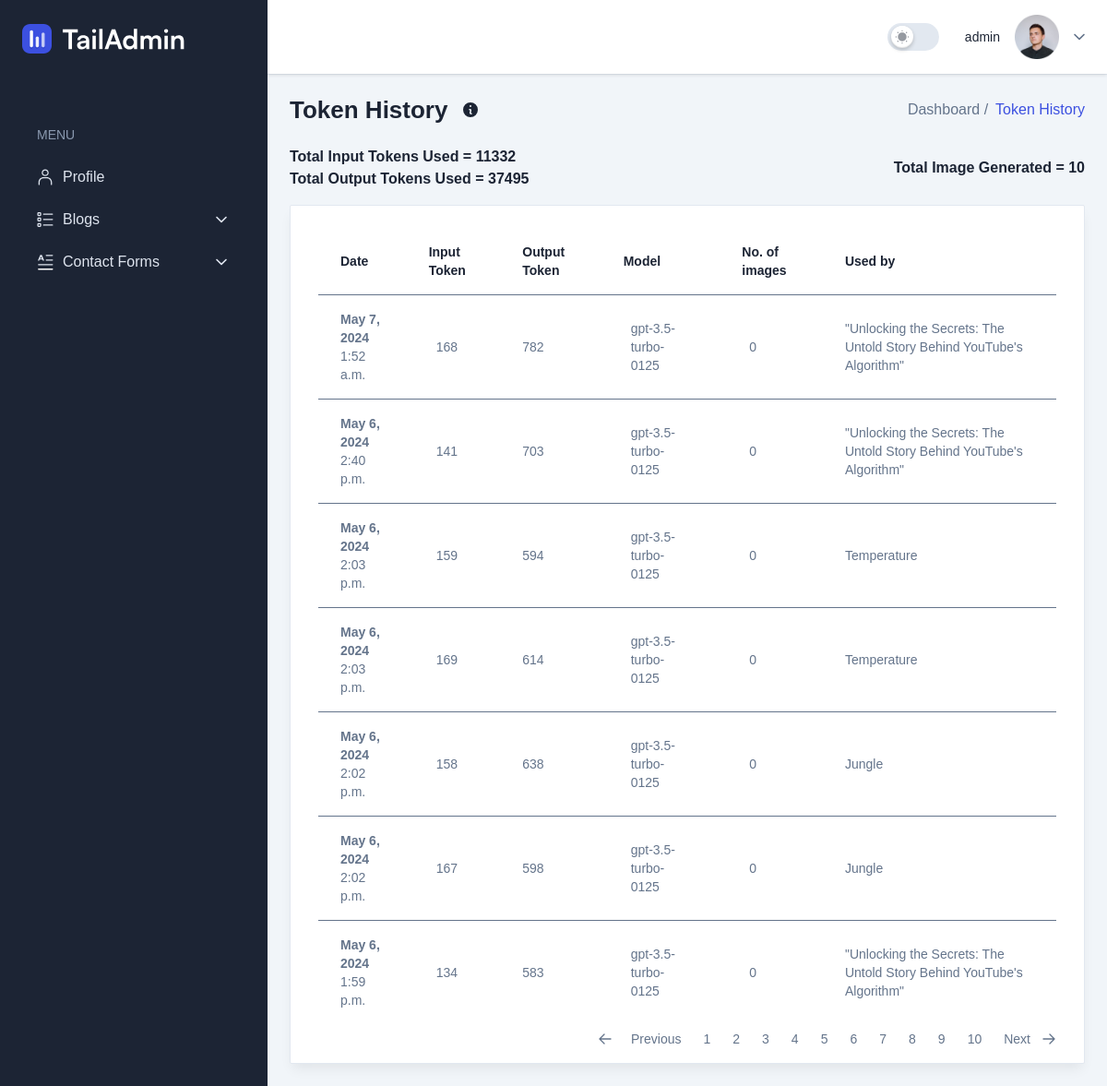
Page /tokenhistory/?page=2 (signed in) on the committed database.
### assistant/models.py (models this page shows, shortened)
class TokenConsumption(BaseModel):
    user = models.ForeignKey(settings.AUTH_USER_MODEL, on_delete=models.CASCADE, related_name='tokens')
    input_token = models.IntegerField(null=True, blank=True) #no of input token used(prompt)
    output_token = models.IntegerField(null=True, blank=True) #no of output token used(response)
    image = models.IntegerField(null = True,blank = True) #no of images generated
    model = models.CharField(max_length=255) #models used
    content_type = models.ForeignKey(ContentType, on_delete=models.CASCADE, null=True, blank = True)
    object_id = models.PositiveIntegerField(null=True, blank = True)
    content_object = GenericForeignKey('content_type', 'object_id')
    date = models.DateTimeField(null=True, blank=True,  auto_now_add=True)
    total_input_token = models.IntegerField(null=True, blank=True,default=0)
    total_output_token = models.IntegerField(null=True, blank=True,default=0)
    total_image = models.IntegerField(null=True, blank=True,default=0)

class History(BaseModel):
    user = models.ForeignKey(settings.AUTH_USER_MODEL,on_delete=models.CASCADE )
    title = models.ForeignKey(BlogSection, on_delete=models.CASCADE, null = True, blank = True)
    slug = models.SlugField(max_length=1000, unique=True, blank=True, null=True)
    prompt = models.CharField(max_length=3000, null=True, blank=True)
    section = CKEditor5Field('section', config_name='extends', null=True, blank=True, default=None)
    body = CKEditor5Field('body', config_name='extends',null = True, blank = True)
    def __str__(self) -> str:
        return self.title.title

class BlogSection(BaseModel):
    user = models.ForeignKey(settings.AUTH_USER_MODEL,on_delete=models.CASCADE )
    title = models.CharField(max_length = 2000, blank = True, null = True)
    slug = models.SlugField(max_length=255, unique=True, blank=True, null=True)

### assistant/views.py (the view)
# urls.py: path('tokenhistory/', views.TokenHistory.as_view(), name='token-history'),
class TokenHistory(LoginRequiredMixin, ListView):
    model = TokenConsumption
    paginate_by = 7 # if pagination is desired
    template_name = "assistant/tokenhistory.html"
    def get_context_data(self, **kwargs):
        context = super().get_context_data(**kwargs)
        token_consumption = TokenConsumption.objects.filter(user=self.request.user).order_by('-created_dt').first()
        if token_consumption:
            latest_total_input_tokens = token_consumption.total_input_token
            latest_total_output_tokens = token_consumption.total_output_token
            latest_total_images = token_consumption.total_image
        else:
            latest_total_input_tokens = None
            latest_total_output_tokens = None
            latest_total_images = None
        context['latest_total_input_tokens'] = latest_total_input_tokens
        context['latest_total_output_tokens'] = latest_total_output_tokens
        context['latest_total_images'] = latest_total_images
        return context
    def get_queryset(self):
        queryset = super(TokenHistory, self).get_queryset()
        queryset = queryset.filter(
           user=self.request.user
        ).order_by('-id')
        return queryset

### assistant/templates/assistant/tokenhistory.html (shortened to what this page needs)
{% extends 'base.html' %}
{% load static %}
{% load humanize assistant_tags %}
{% block breadcrumb%}
<h2 class="text-title-md2 font-bold text-black dark:text-white flex items-center">
  Token History
  &nbsp;
  <div x-data="{ showTooltip: false }">
    <span class="relative cursor-pointer"
          @mouseenter="showTooltip = true"
          @mouseleave="showTooltip = false">
    </span>
</div>
</h2>
  <nav>
    <ol class="flex items-center gap-2">
      <li>
        <a class="font-medium" href="index.html">Dashboard /</a>
      </li>
      <li class="font-medium text-primary">Token History</li>
    </ol>
  </nav>
{% endblock %}
{% block content %}
<div class="flex justify-between items-center mb-4">
  <div>
    <div class="font-semibold text-black  dark:text-white">Total Input Tokens Used =
      <span >{{ latest_total_input_tokens }}</span>
    </div>
    <div class="font-semibold text-black  dark:text-white">Total Output Tokens Used =
      <span>{{ latest_total_output_tokens }}</span>
    </div>
  </div>
  <div>
    <div class="font-semibold text-black  dark:text-white"> Total Image Generated =
      <span>{{latest_total_images}}</span>
    </div>
  </div>
</div>
<div class="overflow-hidden rounded-sm border border-stroke bg-white px-5 pb-2.5 pt-6 shadow-default dark:border-strokedark dark:bg-boxdark sm:px-7.5 xl:pb-1">
  <table class="w-full border-collapse bg-white text-left text-sm text-gray-500 dark:border-strokedark dark:bg-boxdark">
    <thead class="bg-gray-50">
      <tr>
        <th scope="col" class="px-6 py-4 font-bold text-black  dark:text-white">Date</th>
        <th scope="col" class="px-6 py-4 font-bold text-black  dark:text-white">Input Token</th>
        <th scope="col" class="px-6 py-4 font-bold text-black  dark:text-white">Output Token</th>
        <th scope="col" class="px-6 py-4 font-bold text-black  dark:text-white">Model</th>
        <th scope="col" class="px-6 py-4 font-bold text-black  dark:text-white">No. of images</th>
        <th scope="col" class="px-6 py-4 font-bold text-black  dark:text-white">Used by</th>
      </tr>
    </thead>
    <tbody class="divide-y divide-gray-100 border-t border-gray-100">
      {% for token in object_list %}
      <tr class="hover:bg-gray-50">
        <th class="flex gap-3 px-6 py-4 font-normal text-gray-900">
          <div class="text-sm">
            <div class="font-medium text-gray-700"> <strong>{{ token.created_dt | naturalday | title }} </strong></div>
            <div class="text-gray-400">{{ token.created_dt | time:"g:i a" }} </div>
          </div>
        </th>
        <td class="px-6 py-4">
          <span
            class="inline-flex items-center gap-1 rounded-full px-2 py-1  "
          >
            {{ token.input_token}}
          </span>
        </td>
        <td class="px-6 py-4">
          <span
            class="inline-flex items-center gap-1 rounded-fullpx-2 py-1  "
          >
            {{ token.output_token}}
          </span>
        </td>
        <td class="px-6 py-4">
          <span
          class="inline-flex items-center gap-1 rounded-full px-2 py-1   justify-center"
        >
          {{token.model}}
        </span>
        </td>
        <td class="px-6 py-4">
          <span
              class="inline-flex items-center gap-1 rounded-full px-2 py-1"
            >
              {{token.image}}
            </span>
        </td>
        <td class="px-6 py-4">
          {% if token.content_object.title.id %}
          <a href="{% url 'details' token.content_object.title.id %}">
          <span
              class="inline-flex items-center gap-1 rounded-fullpx-2 py-1  "
            >
            {{ token.content_object }}
            </span>
          </a>
          {% endif %}
        </td>
      </tr>
      {% endfor %}
    </tbody>
  </table>
  <div class="flex items-center justify-end">
    <nav aria-label="Page navigation example">
      <ul class="list-style-none flex">
        {% if page_obj.has_previous %}
        <li class="flex items-center">
          <svg xmlns="http://www.w3.org/2000/svg" fill="none" viewBox="0 0 24 24" stroke-width="2" stroke="currentColor"
              aria-hidden="true" class="w-4 h-4 mr-2">
              <path stroke-linecap="round" stroke-linejoin="round" d="M10.5 19.5L3 12m0 0l7.5-7.5M3 12h18"></path>
          </svg>
          <a
            class="relative block rounded bg-transparent px-3 py-1.5 text-sm text-surface transition duration-300 hover:bg-neutral-100 focus:bg-neutral-100 focus:text-primary-700 focus:outline-none focus:ring-0 active:bg-neutral-100 active:text-primary-700 dark:text-white dark:hover:bg-neutral-700 dark:focus:bg-neutral-700 dark:focus:text-primary-500 dark:active:bg-neutral-700 dark:active:text-primary-500"
            href="?page={{ page_obj.previous_page_number }}"
          >Previous</a>
        </li>
        {% endif %}
        {% for i in page_obj.paginator.page_range %}
          <li>
            <a
              class="relative block rounded bg-transparent px-3 py-1.5 text-sm text-surface transition duration-300 hover:bg-neutral-100 focus:bg-neutral-100 focus:text-primary-700 focus:outline-none active:bg-neutral-100 active:text-primary-700 dark:text-white dark:hover:bg-neutral-700 dark:focus:bg-neutral-700 dark:focus:text-primary-500 dark:active:bg-neutral-700 dark:active:text-primary-500"
              href="?page={{ i }}"
            >{{ i }}</a
            >
          </li>
        {% endfor %}
        {% if page_obj.has_next %}
        <li class="flex items-center">
          <a
            class="relative block rounded bg-transparent px-3 py-1.5 text-sm text-surface transition duration-300 hover:bg-neutral-100 focus:bg-neutral-100 focus:text-primary-700 focus:outline-none focus:ring-0 active:bg-neutral-100 active:text-primary-700 dark:text-white dark:hover:bg-neutral-700 dark:focus:bg-neutral-700 dark:focus:text-primary-500 dark:active:bg-neutral-700 dark:active:text-primary-500"
            href="?page={{ page_obj.next_page_number }}"
          >Next</a>
          <svg xmlns="http://www.w3.org/2000/svg" fill="none" viewBox="0 0 24 24" stroke-width="2" stroke="currentColor"
          aria-hidden="true" class="w-4 h-4">
          <path stroke-linecap="round" stroke-linejoin="round" d="M13.5 4.5L21 12m0 0l-7.5 7.5M21 12H3"></path>
        </svg>
        </li>
        {% endif %}
      </ul>
    </nav>
  </div>
</div>
{% endblock content%}

### templates/partials/header.html (shortened to what this page needs)
{% load static %}
<header
  class="sticky top-0 z-999 flex w-full bg-white drop-shadow-1 dark:bg-boxdark dark:drop-shadow-none"
>
  <div
    class="flex flex-grow items-center justify-between px-4 py-4 shadow-2 md:px-6 2xl:px-11"
  >
    <div class="flex items-center gap-3 2xsm:gap-7">
      <ul class="flex items-center gap-2 2xsm:gap-4">
        <li>
          <label
            :class="darkMode ? 'bg-primary' : 'bg-stroke'"
            class="relative m-0 block h-7.5 w-14 rounded-full"
          >
            <span
              :class="darkMode && '!right-1 !translate-x-full'"
              class="absolute left-1 top-1/2 flex h-6 w-6 -translate-y-1/2 translate-x-0 items-center justify-center rounded-full bg-white shadow-switcher duration-75 ease-linear"
            >
              <span class="dark:hidden">
              </span>
            </span>
          </label>
        </li>
      </ul>
      <div
        class="relative"
        x-data="{ dropdownOpen: false }"
        @click.outside="dropdownOpen = false"
      >
        <a
          class="flex items-center gap-4"
          href="#"
          @click.prevent="dropdownOpen = ! dropdownOpen"
        >
          <span class="hidden text-right lg:block">
            <span class="block text-sm font-medium text-black dark:text-white"
              >{{ request.user }}</span
            >
          </span>
          <span class="h-12 w-12 rounded-full">
            <img src="{% static 'src/images/user/user-01.png' %}" alt="User" />
          </span>
        </a>
      </div>
    </div>
  </div>
</header>

### rows in the picture
TokenConsumption: created_dt "May 7, 2024", created_dt "1:52 a.m.", input_token "168", output_token "782", model "gpt-3.5-turbo-0125", image "0", content_object "\"Unlocking the Secrets: The Untold Story Behind YouTube's Algorithm\""
TokenConsumption: created_dt "May 6, 2024", created_dt "2:40 p.m.", input_token "141", output_token "703", model "gpt-3.5-turbo-0125", image "0", content_object "\"Unlocking the Secrets: The Untold Story Behind YouTube's Algorithm\""
TokenConsumption: created_dt "May 6, 2024", created_dt "2:03 p.m.", input_token "159", output_token "594", model "gpt-3.5-turbo-0125", image "0", content_object "Temperature"
TokenConsumption: created_dt "May 6, 2024", created_dt "2:03 p.m.", input_token "169", output_token "614", model "gpt-3.5-turbo-0125", image "0", content_object "Temperature"
TokenConsumption: created_dt "May 6, 2024", created_dt "2:02 p.m.", input_token "158", output_token "638", model "gpt-3.5-turbo-0125", image "0", content_object "Jungle"
TokenConsumption: created_dt "May 6, 2024", created_dt "2:02 p.m.", input_token "167", output_token "598", model "gpt-3.5-turbo-0125", image "0", content_object "Jungle"
TokenConsumption: created_dt "May 6, 2024", created_dt "1:59 p.m.", input_token "134", output_token "583", model "gpt-3.5-turbo-0125", image "0", content_object "\"Unlocking the Secrets: The Untold Story Behind YouTube's Algorithm\""

### other values in the picture
{{ request.user }} "admin"
{{ latest_total_input_tokens }} "11332"
{{ latest_total_output_tokens }} "37495"
{{ latest_total_images }} "10"
{{ i }} "1" "2" "3" "4" "5" "6" "7" "8" "9" "10"
